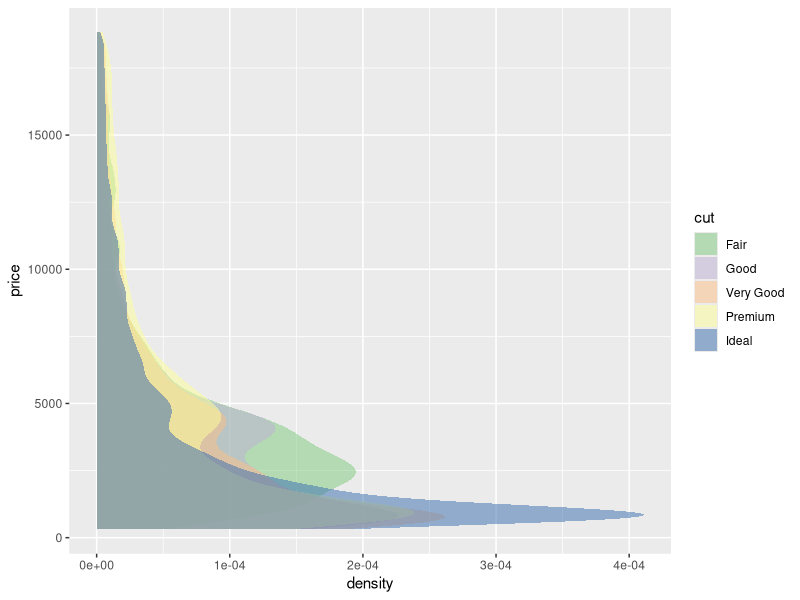
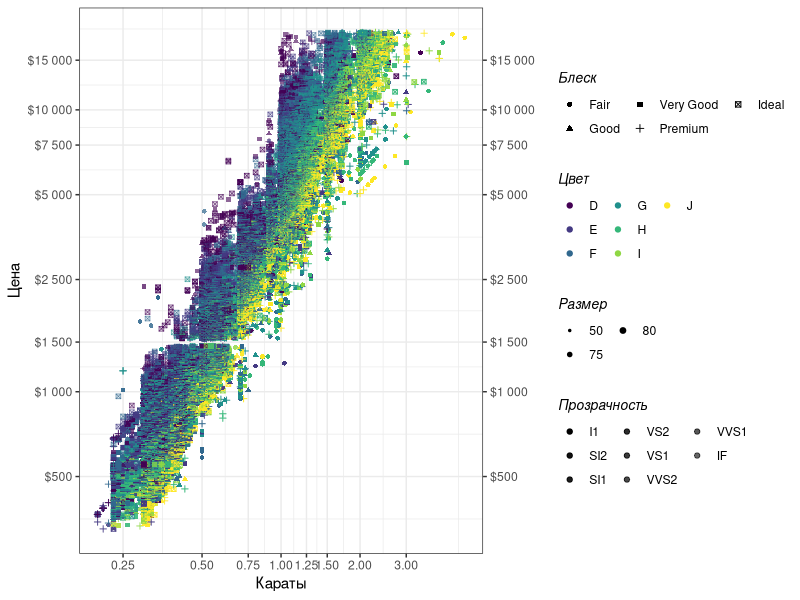

Source code (R) for these figures, in order:
## ---- chunk 1
library(ggplot2)
library(ggthemes)

library(scales)
?diamonds


ggplot(diamonds) + geom_density(aes(price,fill=cut),alpha=.5,col=NA)+
  #scale_fill_brewer(palette = "Spectral")+
  scale_fill_manual(values = RColorBrewer::brewer.pal(5, "Accent"))+
  coord_flip()
## ---- chunk 2

ggplot(diamonds) + geom_point(aes(x=carat,
                                  y=price,
                                  color=color,
                                  size=table,
                                  alpha=clarity,
                                  shape=factor(cut))) +
  scale_x_log10('Караты',labels = number_format(),breaks = c(0.1,0.25, 0.5,0.75, 1,1.25,1.5,2,3))+ 
  scale_y_log10('Цена',labels = dollar_format(accuracy=1,big.mark = ' '),breaks = c(500,1000,1500,2500,5000,7500,10000,15000,25000)) + 
  scale_size_binned(breaks =c(40,50,75,80),range=c(0.01,2))+
  scale_alpha_discrete(range = c(1, 0.6))+
  #scale_color_discrete(terrain.colors(7))+
  #scale_colour_brewer('Цвет',palette = "Set1")+
  #scale_colour_brewer('Цвет',palette = 7)+
  guides(y.sec = guide_axis(), 
         col = guide_legend(title = "Цвет",ncol = 3, bycol = TRUE,title.theme = element_text(size = 10,face = "italic")),
         size = guide_legend(title = "Размер",ncol = 2, bycol = TRUE,  title.theme = element_text(size = 10,face = "italic")),
         alpha = guide_legend(title = "Прозрачность",ncol = 3, bycol = TRUE,title.theme = element_text(size = 10,face = "italic")),
         shape = guide_legend(title = "Блеск",ncol = 3, bycol = TRUE,title.theme = element_text(size = 10,face = "italic")))+
  theme_bw()

